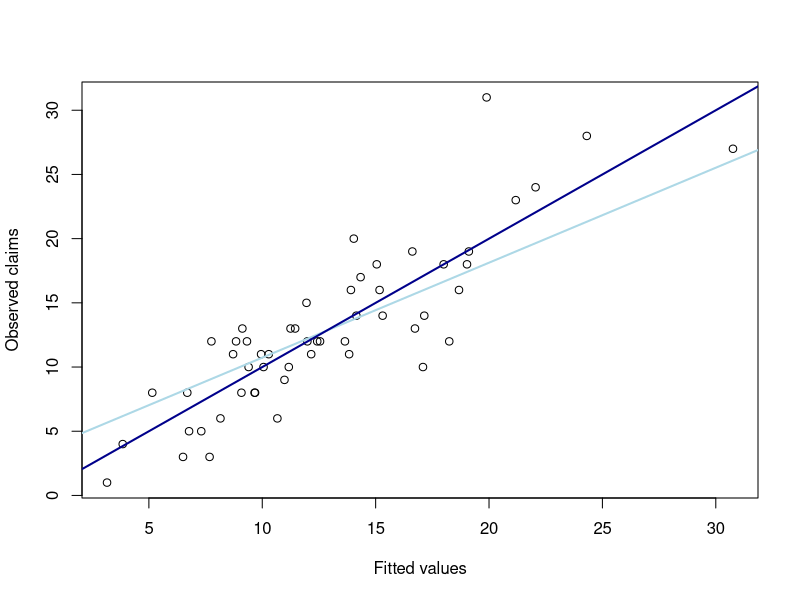

The R source for this figure:
## ---- chunk 1
n <- scan(textConnection("
1  8 10  8  5 11 14 12 11 10  5 12 13 12 15 13 12 24
12 11  6  8 16 19 28 11 14  4 12  8 18  3 17  6 11 18
12  3 10 18 10 13 12 31 16 16 13 14  8 19 20  9 23 27"));

expo <- scan(textConnection(" 
10 22 30 11 15 20 25 25 23 28 19 22 19 21 19 16 18 29
25 18 20 13 26 21 27 14 16 11 23 26 29 13 26 13 17 27
20 18 20 29 27 24 23 26 18 25 17 29 11 24 16 11 22 29")) * 7;

n
expo
## ---- chunk 2
sex <- as.factor(rep(1:2, each=27, len=54))
region <- as.factor(rep(1:3, each=9, len=54))
type <- as.factor(rep(1:3, each=3, len=54))
job <- as.factor(rep(1:3, each=1, len=54))
sex
region
type
job
## ---- chunk 3
g1 <- glm(n ~ sex + region + type + job + offset(log(expo)), fam = poisson(link = log))
## ---- chunk 4
summary(g1)
## ---- chunk 5
names(g1)
g1$coef
## ---- chunk 6
g1$fitted.values
g1$linear.predictors

plot(g1$fitted.values, n, xlab = "Fitted values", ylab = "Observed claims")
abline(lm(g1$fitted ~ n), col="light blue", lwd=2)
abline(0, 1, col = "dark blue", lwd=2)
## ---- chunk 7
AIC(g1)
## ---- chunk 8
g2 <- glm(n/expo ~ sex+region+type+job,fam=poisson(link=log))
summary(g2)
## ---- chunk 9
g3 <- glm(n/expo ~ sex+region+type+job,weights=expo,fam=poisson(link=log))
summary(g3)
## ---- chunk 10
g1 <- glm(n ~ region + type + job, poisson, offset = log(expo))
anova(g1, test = "Chisq")
## ---- chunk 11
# p-value for region
1 - pchisq(21.597, 2)
# or
pchisq(21.597, 2, lower.tail = FALSE)
## ---- chunk 12
# what if we use 'F' instead of 'Chisq'?
anova(g1,test="F") 
# not appropriate for regular Poisson regression, see Warning message in the console!
## ---- chunk 13
# Warning message:
# In anova.glm(g1, test = "F") :
#   using F test with a 'poisson' family is inappropriate
## ---- chunk 14
(21.597/2)/1
## ---- chunk 15
# construct an analysis-of-deviance table
g1 <- glm(n ~ 1, poisson , offset=log(expo))
g2 <- glm(n ~ sex, poisson , offset=log(expo))
g3 <- glm(n ~ sex+region, poisson, offset=log(expo))
g4 <- glm(n ~ sex+region+sex:region, poisson, offset=log(expo))
g5 <- glm(n ~ type, poisson, offset=log(expo))
g6 <- glm(n ~ region, poisson, offset=log(expo))
g7 <- glm(n ~ region+type, poisson, offset=log(expo))
g8 <- glm(n ~ region+type+region:type, poisson, offset=log(expo))
g9 <- glm(n ~ region+type+job, poisson, offset=log(expo))
g10 <- glm(n ~ region+type+sex, poisson, offset=log(expo))
## ---- chunk 16
summary(g8)
g8$deviance
## ---- chunk 17
anova(g1, g2, test = "Chisq")
## ---- chunk 18
anova(g7, g8, test = "Chisq")
## ---- chunk 19
g.poi <- glm(n ~ region + type, poisson, offset = log(expo))
summary(g.poi)

g.quasi <- glm(n ~ region + type, quasipoisson, offset = log(expo))
summary(g.quasi)
## ---- chunk 20
# dispersion parameter in g is estimated as follows
phi <- sum(residuals(g.poi, "pearson")^2)/g.poi$df.residual
phi
## ---- chunk 21
anova(g.quasi, test = "F")
## ---- chunk 22
F <- (21.597/2)/phi
F
## ---- chunk 23
pf(F, 2, 49, lower.tail = FALSE)
## ---- chunk 24
library(MASS)
g.nb <- glm.nb(n ~ region + sex + offset(log(expo)))
summary(g.nb)
